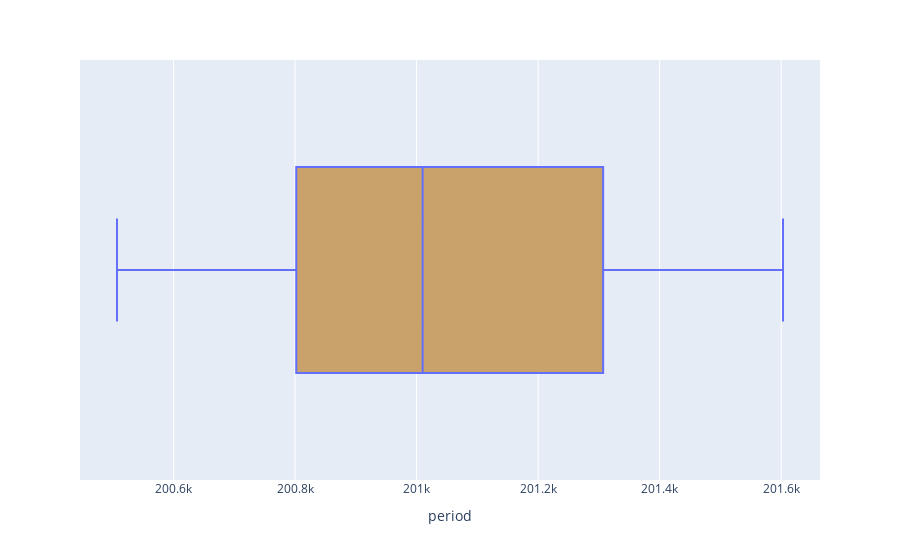

The cell this chart's notebook holds for it:
### Markdown cell above
# **Checking after deleting Outliers**

### Code cell
fig = px.box(df, x = df['period'])
fig.update_traces(fillcolor = '#C9A26B')

### Figure 1 — Plotly figure (JSON) as saved in the notebook; plotly's stock layout.template omitted (floating-point values rounded to 4 significant figures; data arrays with more than 128 entries replaced by an {"elided": "..."} marker saying what was removed)
{"data": [{"alignmentgroup": "True", "fillcolor": "#C9A26B", "hovertemplate": "period=%{x}<extra></extra>", "legendgroup": "", "marker": {"color": "#636efa"}, "name": "", "notched": false, "offsetgroup": "", "orientation": "h", "showlegend": false, "type": "box", "x": {"elided": "12512 int values"}, "x0": " ", "xaxis": "x", "y0": " ", "yaxis": "y"}], "layout": {"boxmode": "group", "legend": {"tracegroupgap": 0}, "margin": {"t": 60}, "xaxis": {"anchor": "y", "domain": [0, 1], "title": {"text": "period"}}, "yaxis": {"anchor": "x", "domain": [0, 1]}}}
